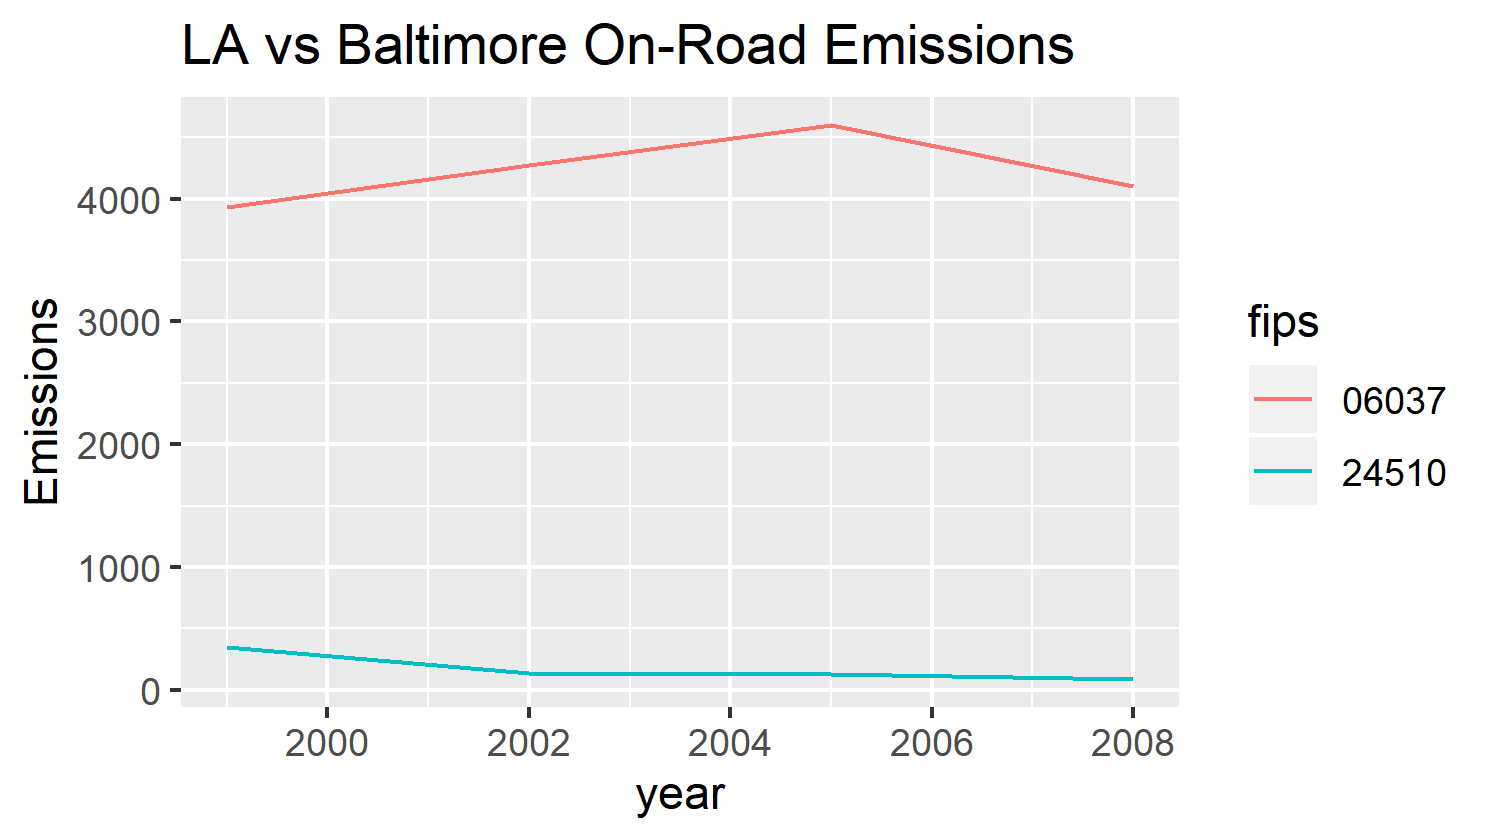

R code for this plot:
# load source codes
prefix <- paste0(getwd(), "/exploratorydataProj2/")
source(paste0(prefix, "loadAndCleanData.R"))

#Question 6
# Compare emissions from motor vehicle sources in 
# Baltimore City with emissions from motor vehicle 
# sources in Los Angeles County, California 
# fips == "06037". 
# Which city has seen greater changes over time in 
# motor vehicle emissions?

subset <- allData[(allData$fips %in% c("24510", "06037") & allData$type == "ON-ROAD"),]

aggData <- subset %>%
  select(year, Emissions,fips) %>%
  group_by(year, fips) %>%
  summarise_all("sum")

p <- ggplot(aggData) +
  geom_line(aes(x=year, y = Emissions, col = fips)) +
  ggtitle("LA vs Baltimore On-Road Emissions")
ggsave(filename = paste0(prefix, "plot6.png"),
       plot = p,
       device = "png")


